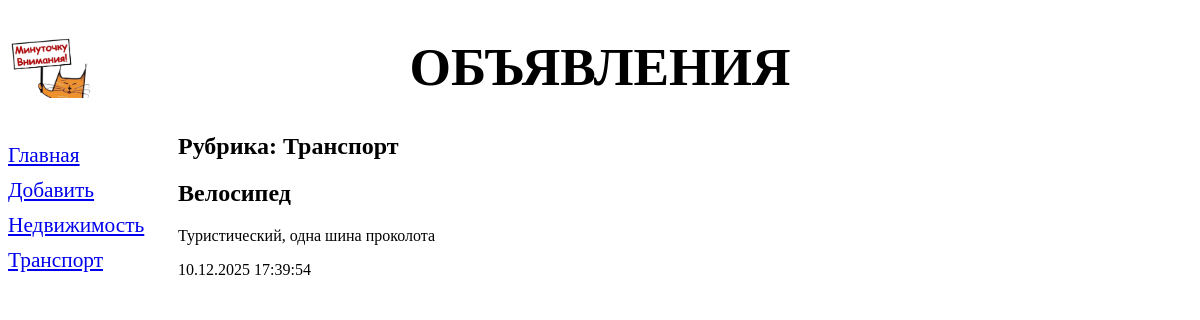
The page /bboard/2/ on the database its author committed.
### bboard/models.py (models this page shows, shortened)
class Rubric(models.Model):
 name = models.CharField(max_length=20, db_index=True, verbose_name='Название')
 class Meta:
  verbose_name_plural = 'Рубрики'
  verbose_name = 'Рубрика'
  ordering = ['name']

class Bb(models.Model):
 title = models.CharField(max_length=50, verbose_name='Товар')
 content = models.TextField(verbose_name='Описание')
 price = models.FloatField(verbose_name='Цена')
 published = models.DateTimeField(auto_now_add=True, db_index=True, verbose_name='Опубликовано')
 rubric = models.ForeignKey('Rubric', null=True, on_delete=models.PROTECT, verbose_name='Рубрика')
 class Meta:
  verbose_name_plural = 'Объявления'
  verbose_name = 'Объявление'
  ordering = ['-published']

### bboard/views.py (the view)
# urls.py: path('<int:rubric_id>/', rubric_bbs, name='rubric_bbs'),
def rubric_bbs(request, rubric_id):
    bbs = Bb.objects.filter(rubric=rubric_id)
    rubrics = Rubric.objects.all()
    current_rubric = Rubric.objects.get(pk=rubric_id)
    context = {'bbs': bbs, 'rubrics': rubrics, 'current_rubric': current_rubric}
    return render(request, 'bboard/rubric_bbs.html', context)

### bboard/templates/bboard/rubric_bbs.html (shortened to what this page needs)
{% extends "layout/basic.html" %}
{% block content %}
<h2>Рубрика: {{ current_rubric.name }}</h2>
{% for bb in bbs %}
<div>
 <h2>{{ bb.title }}</h2>
 <p>{{ bb.content }}</p>
 <p>{{ bb.published|date:"d.m.Y H:i:s" }}</p>
</div>
{% endfor %}
{% endblock %}

### bboard/templates/layout/basic.html (shortened to what this page needs)
{% load static %}
<!DOCTYPE html>
<html>
 <head>
 <link rel="stylesheet" type="text/css"
 a href="{% static 'bboard/style.css' %}">
 </head>
 <body>
 <header>
 <h1>Объявления</h1>
 </header>
 <nav>
 <a href="{% url 'index' %}">Главная</a>
 <a href="{% url 'add' %}">Добавить</a>
 {% for rubric in rubrics %}
 <a href="{% url 'rubric_bbs' rubric.pk %}">{{ rubric.name }}</a>
 {% endfor %}
 </nav>
 <main>
 {% block content %}
 {% endblock %}
 </main>
 </body>
</html>

### bboard/static/bboard/style.css (style rules this page uses)
header h1 { font-size: 40pt; text-transform: uppercase; text-align: center; background: url("bg.jpg") left / auto 100% no-repeat; }
nav { font-size: 16pt; width: 150px; float: left; }
nav a { display: block; margin: 10px 0px; }
main { margin-left: 170px; }

### rows shown on the page
Rubric: name "Недвижимость"
Rubric: name "Транспорт"
Bb: title "Велосипед", content "Туристический, одна шина проколота", published "10.12.2025 17:39:54"
